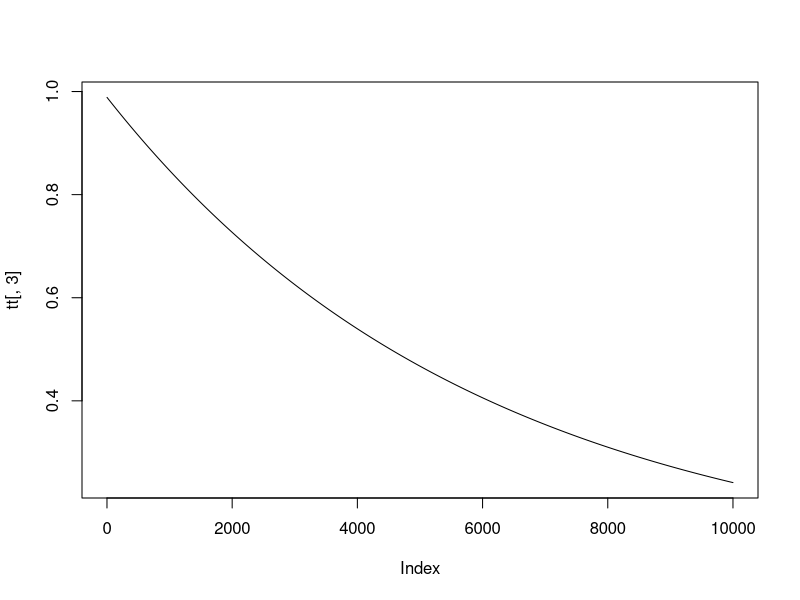

The R source for this figure:
## ---- chunk 1
set.seed(6164900)
Y <- rnorm(100, 0, 3)
X <- cbind(replicate(3, rnorm(100)))
## ---- chunk 2
GD_Multi <- function(Y, x, l_rate = 1E-6, thresh = 1, maxit = 5000){
  
  nx <- ifelse(is.null(ncol(x)), length(x), ncol(x))    #number of predictors
  
  weights <- matrix(NA, maxit, nx+1)                    #create memory for the weights
  colnames(weights) <- c("b0", sprintf('b%d', 1:nx))    #give names
  weights[1,] <- replicate(nx+1, runif(1))              #set initial values

  y_pred <- weights[1,1] + rowSums(t(t(x)*weights[1,2:(nx+1)])) #calculate fitted values using initial weights
  MSE <- mean((Y-y_pred)^2)                             #set initial MSE with random values
  iter <- 1                                             #set counter
  
  Dbs <- matrix(NA, maxit, nx+1)                        #set matrix for derivatives
  
  while(MSE > thresh){
      Dbs[iter, 1] <- mean(-2*(Y - y_pred)) #derivative w.r.t b0
      for(i in 2:(nx+1)){                   #This does not keep multivariate structure into account!
        Dbs[iter, i] <- mean(-2*x[, (i-1)]*(Y - y_pred))
      }
      
      #Db1 <- mean(-2*X*(Y - y_pred)) #derivative w.r.t b1

      weights[(iter+1),1] <- weights[iter,1] - l_rate*Dbs[iter,1] #update intercept
      weights[(iter+1),2:(nx+1)] <- weights[iter,2:(nx+1)] - l_rate*Dbs[iter, 2:(nx+1)] #update regression coefficient
      
      y_pred <- weights[iter,1] + rowSums(t(t(x)*weights[iter,2:(nx+1)])) #update predicted values
      MSE <- mean((Y-y_pred)^2) #update MSE
      iter <- iter + 1 #count iterations up

      if(MSE == Inf | MSE == -Inf){
        stop('No convergence, try a smaller learning rate such as dividing the current learning rate by 10')
      }
      
      if(iter == maxit){
        print('max iteration reached')
        return(weights)
      }
   }
  print('solution found')
  return(weights)

}

tt <- GD_Multi(Y,X, maxit = 10000, l_rate = 1E-4)

## ---- chunk 3
apply(na.omit(tt), 2, mean)

plot(tt[,3], type = 'l')
lm(Y~X)
